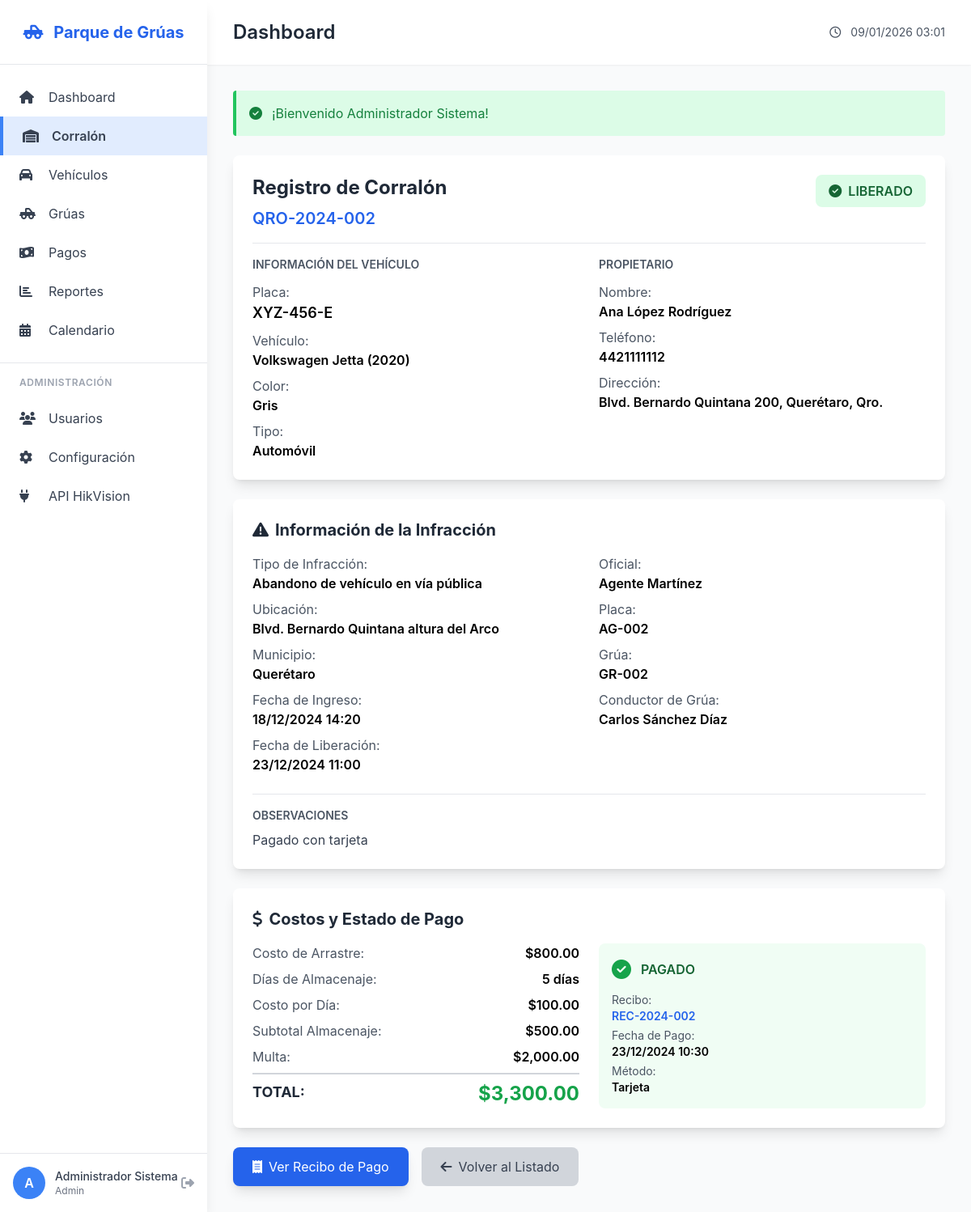
The app's page /impounds/details/2 (signed in) with its own data.
### tables this page shows
CREATE TABLE IF NOT EXISTS impounds (
    id INT AUTO_INCREMENT PRIMARY KEY,
    folio VARCHAR(20) UNIQUE NOT NULL,
    vehicle_id INT NOT NULL,
    crane_id INT,
    infraction_type VARCHAR(100) NOT NULL,
    infraction_location TEXT NOT NULL,
    municipality VARCHAR(100) NOT NULL,
    impound_date DATETIME NOT NULL,
    release_date DATETIME,
    status ENUM('impounded', 'released', 'pending') DEFAULT 'impounded',
    officer_name VARCHAR(100),
    officer_badge VARCHAR(50),
    tow_cost DECIMAL(10,2) DEFAULT 0.00,
    storage_days INT DEFAULT 0,
    storage_cost_per_day DECIMAL(10,2) DEFAULT 100.00,
    fine_amount DECIMAL(10,2) DEFAULT 0.00,
    total_amount DECIMAL(10,2) DEFAULT 0.00,
    paid BOOLEAN DEFAULT FALSE,
    payment_id INT,
    observations TEXT,
    photos JSON,
    created_at TIMESTAMP DEFAULT CURRENT_TIMESTAMP,
    updated_at TIMESTAMP DEFAULT CURRENT_TIMESTAMP ON UPDATE CURRENT_TIMESTAMP,
    FOREIGN KEY (vehicle_id) REFERENCES vehicles(id) ON DELETE CASCADE,
    FOREIGN KEY (crane_id) REFERENCES cranes(id) ON DELETE SET NULL,
    INDEX idx_folio (folio),
    INDEX idx_status (status),
    INDEX idx_impound_date (impound_date)
);

CREATE TABLE IF NOT EXISTS vehicles (
    id INT AUTO_INCREMENT PRIMARY KEY,
    plate VARCHAR(20) NOT NULL,
    brand VARCHAR(50),
    model VARCHAR(50),
    year INT,
    color VARCHAR(30),
    vehicle_type ENUM('auto', 'moto', 'camioneta', 'camion', 'otro') DEFAULT 'auto',
    owner_name VARCHAR(100),
    owner_phone VARCHAR(20),
    owner_address TEXT,
    vin VARCHAR(50),
    notes TEXT,
    created_at TIMESTAMP DEFAULT CURRENT_TIMESTAMP,
    updated_at TIMESTAMP DEFAULT CURRENT_TIMESTAMP ON UPDATE CURRENT_TIMESTAMP,
    INDEX idx_plate (plate)
);

CREATE TABLE IF NOT EXISTS cranes (
    id INT AUTO_INCREMENT PRIMARY KEY,
    crane_number VARCHAR(20) UNIQUE NOT NULL,
    plate VARCHAR(20) NOT NULL,
    brand VARCHAR(50),
    model VARCHAR(50),
    year INT,
    capacity_tons DECIMAL(5,2),
    status ENUM('available', 'in_service', 'maintenance', 'inactive') DEFAULT 'available',
    driver_name VARCHAR(100),
    driver_license VARCHAR(50),
    last_maintenance DATE,
    next_maintenance DATE,
    notes TEXT,
    created_at TIMESTAMP DEFAULT CURRENT_TIMESTAMP,
    updated_at TIMESTAMP DEFAULT CURRENT_TIMESTAMP ON UPDATE CURRENT_TIMESTAMP
);

CREATE TABLE IF NOT EXISTS payments (
    id INT AUTO_INCREMENT PRIMARY KEY,
    impound_id INT NOT NULL,
    receipt_number VARCHAR(50) UNIQUE NOT NULL,
    amount DECIMAL(10,2) NOT NULL,
    payment_method ENUM('cash', 'card', 'transfer', 'check') DEFAULT 'cash',
    payment_date DATETIME NOT NULL,
    cashier_name VARCHAR(100),
    user_id INT,
    notes TEXT,
    created_at TIMESTAMP DEFAULT CURRENT_TIMESTAMP,
    FOREIGN KEY (impound_id) REFERENCES impounds(id) ON DELETE CASCADE,
    FOREIGN KEY (user_id) REFERENCES users(id) ON DELETE SET NULL,
    INDEX idx_receipt (receipt_number),
    INDEX idx_payment_date (payment_date)
);

### app/views/impounds/view.php (the view, shortened to what the rows shown need)
<div class="space-y-6">
    <div class="bg-white rounded-lg shadow-lg p-6">
        <div class="border-b pb-4 mb-4">
            <div class="flex justify-between items-start">
                <div>
                    <h3 class="text-2xl font-bold text-gray-800">Registro de Corralón</h3>
                    <p class="text-xl text-blue-600 font-semibold mt-2">
                        <?php echo htmlspecialchars($impound['folio']); ?>
                    </p>
                </div>
            </div>
        </div>
        <div class="grid grid-cols-1 md:grid-cols-2 gap-6">
            <div>
                <div class="space-y-2">
                    <div>
                        <span class="text-gray-600">Placa:</span>
                        <span class="font-semibold block text-lg">
                            <?php echo htmlspecialchars($impound['plate']); ?>
                        </span>
                    </div>
                    <div>
                        <span class="text-gray-600">Vehículo:</span>
                        <span class="font-semibold block">
                            <?php echo htmlspecialchars($impound['brand'] . ' ' . $impound['model']); ?>
                            <?php if (!empty($impound['year'])): ?>
                                (<?php echo htmlspecialchars($impound['year']); ?>)
                            <?php endif; ?>
                        </span>
                    </div>
                    <div>
                        <span class="text-gray-600">Color:</span>
                        <span class="font-semibold block">
                            <?php echo htmlspecialchars($impound['color'] ?: 'N/A'); ?>
                        </span>
                    </div>
                    <div>
                        <span class="text-gray-600">Tipo:</span>
                        <span class="font-semibold block">
                            <?php
                            $types = [
                                'auto' => 'Automóvil',
                                'moto' => 'Motocicleta',
                                'camioneta' => 'Camioneta',
                                'camion' => 'Camión',
                                'otro' => 'Otro'
                            ];
                            echo $types[$impound['vehicle_type']] ?? $impound['vehicle_type'];
                            ?>
                        </span>
                    </div>
                </div>
            </div>
            <div>
                <div class="space-y-2">
                    <div>
                        <span class="text-gray-600">Nombre:</span>
                        <span class="font-semibold block">
                            <?php echo htmlspecialchars($impound['owner_name'] ?: 'N/A'); ?>
                        </span>
                    </div>
                    <?php if (!empty($impound['owner_phone'])): ?>
                    <div>
                        <span class="text-gray-600">Teléfono:</span>
                        <span class="font-semibold block">
                            <?php echo htmlspecialchars($impound['owner_phone']); ?>
                        </span>
                    </div>
                    <?php endif; ?>
                    <?php if (!empty($impound['owner_address'])): ?>
                    <div>
                        <span class="text-gray-600">Dirección:</span>
                        <span class="font-semibold block">
                            <?php echo htmlspecialchars($impound['owner_address']); ?>
                        </span>
                    </div>
                    <?php endif; ?>
                </div>
            </div>
        </div>
    </div>
    <div class="bg-white rounded-lg shadow-lg p-6">
        <div class="grid grid-cols-1 md:grid-cols-2 gap-6">
            <div>
                <div class="space-y-2">
                    <div>
                        <span class="text-gray-600">Tipo de Infracción:</span>
                        <span class="font-semibold block">
                            <?php echo htmlspecialchars($impound['infraction_type']); ?>
                        </span>
                    </div>
                    <div>
                        <span class="text-gray-600">Ubicación:</span>
                        <span class="font-semibold block">
                            <?php echo htmlspecialchars($impound['infraction_location']); ?>
                        </span>
                    </div>
                    <div>
                        <span class="text-gray-600">Municipio:</span>
                        <span class="font-semibold block">
                            <?php echo htmlspecialchars($impound['municipality']); ?>
                        </span>
                    </div>
                    <div>
                        <span class="text-gray-600">Fecha de Ingreso:</span>
                        <span class="font-semibold block">
                            <?php echo date('d/m/Y H:i', strtotime($impound['impound_date'])); ?>
                        </span>
                    </div>
                    <?php if ($impound['status'] === 'released' && !empty($impound['release_date'])): ?>
                    <div>
                        <span class="text-gray-600">Fecha de Liberación:</span>
                        <span class="font-semibold block">
                            <?php echo date('d/m/Y H:i', strtotime($impound['release_date'])); ?>
                        </span>
                    </div>
                    <?php endif; ?>
                </div>
            </div>
            <div>
                <div class="space-y-2">
                    <?php if (!empty($impound['officer_name'])): ?>
                    <div>
                        <span class="text-gray-600">Oficial:</span>
                        <span class="font-semibold block">
                            <?php echo htmlspecialchars($impound['officer_name']); ?>
                        </span>
                    </div>
                    <?php endif; ?>
                    <?php if (!empty($impound['officer_badge'])): ?>
                    <div>
                        <span class="text-gray-600">Placa:</span>
                        <span class="font-semibold block">
                            <?php echo htmlspecialchars($impound['officer_badge']); ?>
                        </span>
                    </div>
                    <?php endif; ?>
                    <?php if (!empty($impound['crane_number'])): ?>
                    <div>
                        <span class="text-gray-600">Grúa:</span>
                        <span class="font-semibold block">
                            <?php echo htmlspecialchars($impound['crane_number']); ?>
                        </span>
                    </div>
                    <?php endif; ?>
                    <?php if (!empty($impound['driver_name'])): ?>
                    <div>
                        <span class="text-gray-600">Conductor de Grúa:</span>
                        <span class="font-semibold block">
                            <?php echo htmlspecialchars($impound['driver_name']); ?>
                        </span>
                    </div>
                    <?php endif; ?>
                </div>
            </div>
        </div>
        <?php if (!empty($impound['observations'])): ?>
        <div class="mt-6 pt-4 border-t">
            <h4 class="text-sm font-semibold text-gray-600 uppercase mb-2">Observaciones</h4>
            <p class="text-gray-700"><?php echo nl2br(htmlspecialchars($impound['observations'])); ?></p>
        </div>
        <?php endif; ?>
    </div>
    <div class="bg-white rounded-lg shadow-lg p-6">
        <div class="grid grid-cols-1 md:grid-cols-2 gap-6">
            <div class="space-y-2">
                <div class="flex justify-between">
                    <span class="text-gray-600">Costo de Arrastre:</span>
                    <span class="font-semibold">$<?php echo number_format($impound['tow_cost'], 2); ?></span>
                </div>
                <div class="flex justify-between">
                    <span class="text-gray-600">Días de Almacenaje:</span>
                    <span class="font-semibold"><?php echo $impound['storage_days']; ?> días</span>
                </div>
                <div class="flex justify-between">
                    <span class="text-gray-600">Costo por Día:</span>
                    <span class="font-semibold">$<?php echo number_format($impound['storage_cost_per_day'], 2); ?></span>
                </div>
                <div class="flex justify-between">
                    <span class="text-gray-600">Subtotal Almacenaje:</span>
                    <span class="font-semibold">$<?php echo number_format($impound['storage_days'] * $impound['storage_cost_per_day'], 2); ?></span>
                </div>
                <div class="flex justify-between">
                    <span class="text-gray-600">Multa:</span>
                    <span class="font-semibold">$<?php echo number_format($impound['fine_amount'], 2); ?></span>
                </div>
                <div class="flex justify-between pt-2 border-t-2 border-gray-300">
                    <span class="text-gray-800 font-bold text-lg">TOTAL:</span>
                    <span class="font-bold text-2xl text-green-600">$<?php echo number_format($impound['total_amount'], 2); ?></span>
                </div>
            </div>
            <div>
                <?php if ($impound['paid']): ?>
                    <div class="bg-green-50 p-4 rounded-lg">
                        <?php if (!empty($impound['receipt_number'])): ?>
                        <div class="space-y-1 text-sm">
                            <div>
                                <span class="text-gray-600">Recibo:</span>
                                <a href="<?php echo BASE_URL; ?>/payments/details/<?php echo $impound['payment_id']; ?>"
                                   class="font-semibold block text-blue-600 hover:text-blue-800">
                                    <?php echo htmlspecialchars($impound['receipt_number']); ?>
                                </a>
                            </div>
                            <div>
                                <span class="text-gray-600">Fecha de Pago:</span>
                                <span class="font-semibold block">
                                    <?php echo date('d/m/Y H:i', strtotime($impound['payment_date'])); ?>
                                </span>
                            </div>
                            <div>
                                <span class="text-gray-600">Método:</span>
                                <span class="font-semibold block">
                                    <?php
                                    $methods = [
                                        'cash' => 'Efectivo',
                                        'card' => 'Tarjeta',
                                        'transfer' => 'Transferencia',
                                        'check' => 'Cheque'
                                    ];
                                    echo $methods[$impound['payment_method']] ?? $impound['payment_method'];
                                    ?>
                                </span>
                            </div>
                        </div>
                        <?php endif; ?>
                    </div>
                <?php endif; ?>
            </div>
        </div>
    </div>
</div>

### records on screen
impounds: folio "QRO-2024-002", vehicle.plate "XYZ-456-E", vehicle.model "Volkswagen Jetta", vehicle.year "2020", vehicle.color "Gris", vehicle.vehicle_type "Automóvil", vehicle.owner_name "Ana López Rodríguez", vehicle.owner_phone "4421111112", vehicle.owner_address "Blvd. Bernardo Quintana 200, Querétaro, Qro.", infraction_type "Abandono de vehículo en vía pública", infraction_location "Blvd. Bernardo Quintana altura del Arco", municipality "Querétaro", impound_date "18/12/2024 14:20", release_date "23/12/2024 11:00", officer_name "Agente Martínez", officer_badge "AG-002", crane.crane_number "GR-002", crane.driver_name "Carlos Sánchez Díaz", observations "Pagado con tarjeta", tow_cost "800.00", storage_days "5", storage_cost_per_day "100.00", $impound['storage_days'] * $impound['storage_cost_per_day'] "500.00", fine_amount "2,000.00", total_amount "3,300.00", payment.receipt_number "REC-2024-002", payment.payment_date "23/12/2024 10:30", payment.payment_method "Tarjeta"

### other values on screen
substr($_SESSION['full_name'] ?? 'U', 0, 1) "A"
$_SESSION['full_name'] "Administrador Sistema"
$_SESSION['role'] "Admin"
$title "Dashboard"
$_SESSION['success'] "¡Bienvenido Administrador Sistema!"
